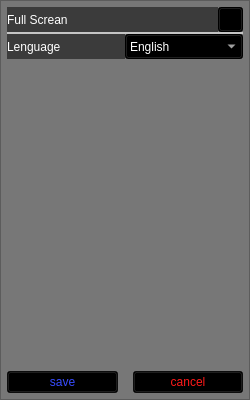
<?xml version="1.0" encoding="UTF-8"?>
<ui version="4.0">
 <class>settings</class>
 <widget class="QFrame" name="settings">
  <property name="geometry">
   <rect>
    <x>0</x>
    <y>0</y>
    <width>250</width>
    <height>400</height>
   </rect>
  </property>
  <property name="minimumSize">
   <size>
    <width>250</width>
    <height>400</height>
   </size>
  </property>
  <property name="windowTitle">
   <string>Frame</string>
  </property>
  <property name="frameShape">
   <enum>QFrame::StyledPanel</enum>
  </property>
  <property name="frameShadow">
   <enum>QFrame::Raised</enum>
  </property>
  <widget class="QFrame" name="horizontalFrame">
   <property name="geometry">
    <rect>
     <x>0</x>
     <y>0</y>
     <width>250</width>
     <height>400</height>
    </rect>
   </property>
   <property name="minimumSize">
    <size>
     <width>250</width>
     <height>400</height>
    </size>
   </property>
   <property name="styleSheet">
    <string notr="true">background-color: rgba(0, 0, 0, 128);
color: rgb(0, 0, 0);</string>
   </property>
   <layout class="QHBoxLayout" name="horizontalLayout">
    <property name="leftMargin">
     <number>2</number>
    </property>
    <property name="topMargin">
     <number>2</number>
    </property>
    <property name="rightMargin">
     <number>2</number>
    </property>
    <property name="bottomMargin">
     <number>2</number>
    </property>
    <item>
     <layout class="QVBoxLayout" name="verticalLayout">
      <property name="spacing">
       <number>0</number>
      </property>
      <property name="leftMargin">
       <number>5</number>
      </property>
      <property name="topMargin">
       <number>5</number>
      </property>
      <property name="rightMargin">
       <number>5</number>
      </property>
      <property name="bottomMargin">
       <number>5</number>
      </property>
      <item>
       <layout class="QHBoxLayout" name="horizontalLayout_2">
        <property name="spacing">
         <number>0</number>
        </property>
        <item>
         <widget class="QLabel" name="label">
          <property name="enabled">
           <bool>true</bool>
          </property>
          <property name="minimumSize">
           <size>
            <width>0</width>
            <height>25</height>
           </size>
          </property>
          <property name="styleSheet">
           <string notr="true">color: rgb(255, 255, 255);</string>
          </property>
          <property name="locale">
           <locale language="English" country="UnitedStates"/>
          </property>
          <property name="text">
           <string>Full Screan</string>
          </property>
          <property name="wordWrap">
           <bool>false</bool>
          </property>
          <property name="openExternalLinks">
           <bool>false</bool>
          </property>
         </widget>
        </item>
        <item>
         <widget class="QPushButton" name="pushButton">
          <property name="minimumSize">
           <size>
            <width>25</width>
            <height>25</height>
           </size>
          </property>
          <property name="maximumSize">
           <size>
            <width>25</width>
            <height>25</height>
           </size>
          </property>
          <property name="styleSheet">
           <string notr="true">background-color: rgba(0, 0, 0);</string>
          </property>
          <property name="text">
           <string/>
          </property>
         </widget>
        </item>
       </layout>
      </item>
      <item>
       <widget class="QFrame" name="frame">
        <property name="minimumSize">
         <size>
          <width>0</width>
          <height>2</height>
         </size>
        </property>
        <property name="maximumSize">
         <size>
          <width>16777215</width>
          <height>1</height>
         </size>
        </property>
        <property name="styleSheet">
         <string notr="true">background-color: rgb(255, 255, 255);</string>
        </property>
        <property name="frameShape">
         <enum>QFrame::StyledPanel</enum>
        </property>
        <property name="frameShadow">
         <enum>QFrame::Raised</enum>
        </property>
       </widget>
      </item>
      <item>
       <layout class="QHBoxLayout" name="horizontalLayout_3">
        <property name="spacing">
         <number>0</number>
        </property>
        <item>
         <widget class="QLabel" name="label_2">
          <property name="minimumSize">
           <size>
            <width>0</width>
            <height>25</height>
           </size>
          </property>
          <property name="styleSheet">
           <string notr="true">color: rgb(255, 255, 255);</string>
          </property>
          <property name="text">
           <string>Lenguage</string>
          </property>
         </widget>
        </item>
        <item>
         <widget class="QComboBox" name="lenguageComboBox">
          <property name="minimumSize">
           <size>
            <width>50</width>
            <height>25</height>
           </size>
          </property>
          <property name="styleSheet">
           <string notr="true">color: rgb(255, 255, 255);
background-color: rgb(0, 0, 0);
selection-color: rgb(255, 255, 255);
selection-background-color: rgba(150, 150, 150, 128);</string>
          </property>
          <item>
           <property name="text">
            <string>English</string>
           </property>
          </item>
          <item>
           <property name="text">
            <string>Russian</string>
           </property>
          </item>
         </widget>
        </item>
       </layout>
      </item>
      <item>
       <spacer name="verticalSpacer">
        <property name="orientation">
         <enum>Qt::Vertical</enum>
        </property>
        <property name="sizeHint" stdset="0">
         <size>
          <width>20</width>
          <height>40</height>
         </size>
        </property>
       </spacer>
      </item>
      <item>
       <layout class="QHBoxLayout" name="horizontalLayout_4">
        <property name="spacing">
         <number>15</number>
        </property>
        <item>
         <widget class="QPushButton" name="saveButton">
          <property name="styleSheet">
           <string notr="true">color: rgb(55, 75, 255);
background-color: rgba(0, 0, 0, 200);</string>
          </property>
          <property name="text">
           <string>save</string>
          </property>
         </widget>
        </item>
        <item>
         <widget class="QPushButton" name="cancelButton">
          <property name="styleSheet">
           <string notr="true">color: rgb(255, 25, 25);
background-color: rgba(0, 0, 0, 200);</string>
          </property>
          <property name="text">
           <string>cancel</string>
          </property>
         </widget>
        </item>
       </layout>
      </item>
     </layout>
    </item>
   </layout>
  </widget>
 </widget>
 <resources/>
 <connections/>
</ui>
